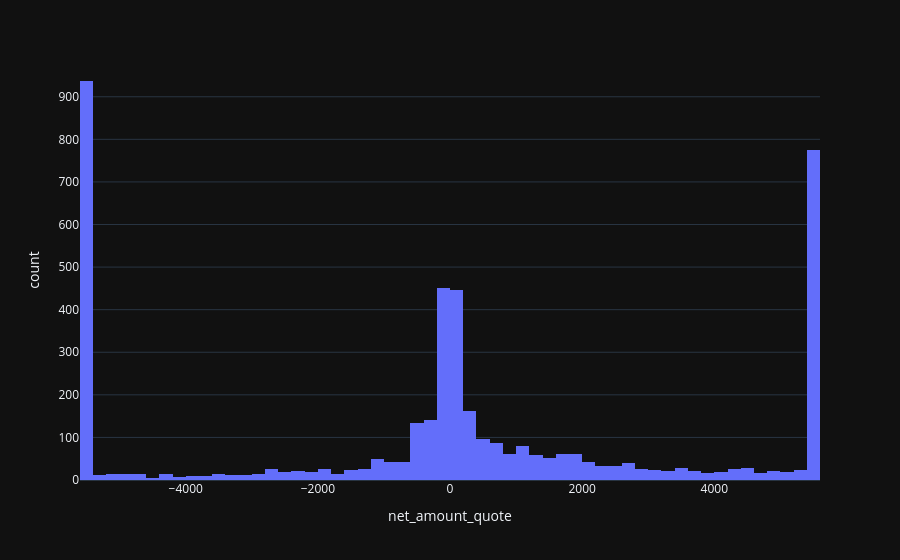

The notebook cell saved with this chart:
### Code cell
import plotly.express as px

px.histogram(trades_df, x="net_amount_quote", nbins=100)

### Figure 1 — Plotly figure (JSON) as saved in the notebook; plotly's stock layout.template omitted (floating-point values rounded to 4 significant figures; data arrays with more than 128 entries replaced by an {"elided": "..."} marker saying what was removed)
{"data": [{"bingroup": "x", "hovertemplate": "net_amount_quote=%{x}<br>count=%{y}<extra></extra>", "legendgroup": "", "marker": {"color": "#636efa", "pattern": {"shape": ""}}, "name": "", "nbinsx": 100, "orientation": "v", "showlegend": false, "x": {"elided": "4497 float values"}, "xaxis": "x", "yaxis": "y", "type": "histogram"}], "layout": {"xaxis": {"anchor": "y", "domain": [0.0, 1.0], "title": {"text": "net_amount_quote"}}, "yaxis": {"anchor": "x", "domain": [0.0, 1.0], "title": {"text": "count"}}, "legend": {"tracegroupgap": 0}, "margin": {"t": 60}, "barmode": "relative"}}
